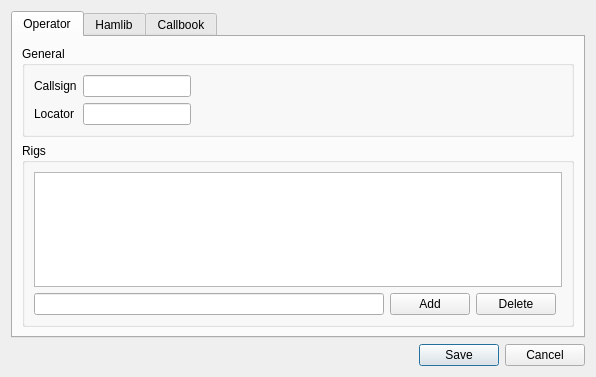
<?xml version="1.0" encoding="UTF-8"?>
<ui version="4.0">
 <class>SettingsDialog</class>
 <widget class="QDialog" name="SettingsDialog">
  <property name="geometry">
   <rect>
    <x>0</x>
    <y>0</y>
    <width>596</width>
    <height>377</height>
   </rect>
  </property>
  <property name="windowTitle">
   <string>Settings</string>
  </property>
  <property name="modal">
   <bool>true</bool>
  </property>
  <layout class="QGridLayout" name="gridLayout">
   <item row="0" column="0">
    <widget class="QTabWidget" name="tabWidget">
     <property name="currentIndex">
      <number>0</number>
     </property>
     <widget class="QWidget" name="tab">
      <attribute name="title">
       <string>Operator</string>
      </attribute>
      <layout class="QGridLayout" name="gridLayout_2">
       <item row="0" column="0">
        <widget class="QGroupBox" name="groupBox_2">
         <property name="title">
          <string>General</string>
         </property>
         <layout class="QGridLayout" name="gridLayout_4">
          <item row="0" column="0">
           <layout class="QFormLayout" name="formLayout">
            <property name="fieldGrowthPolicy">
             <enum>QFormLayout::FieldsStayAtSizeHint</enum>
            </property>
            <item row="0" column="0">
             <widget class="QLabel" name="callsignLabel">
              <property name="text">
               <string>Callsign</string>
              </property>
             </widget>
            </item>
            <item row="0" column="1">
             <widget class="QLineEdit" name="callsignEdit">
              <property name="maxLength">
               <number>25</number>
              </property>
             </widget>
            </item>
            <item row="1" column="0">
             <widget class="QLabel" name="locatorLabel">
              <property name="text">
               <string>Locator</string>
              </property>
             </widget>
            </item>
            <item row="1" column="1">
             <widget class="QLineEdit" name="locatorEdit">
              <property name="maxLength">
               <number>12</number>
              </property>
             </widget>
            </item>
           </layout>
          </item>
         </layout>
        </widget>
       </item>
       <item row="1" column="0">
        <widget class="QGroupBox" name="groupBox_3">
         <property name="title">
          <string>Rigs</string>
         </property>
         <layout class="QGridLayout" name="gridLayout_5">
          <item row="1" column="0">
           <widget class="QLineEdit" name="rigNameEdit">
            <property name="maxLength">
             <number>25</number>
            </property>
           </widget>
          </item>
          <item row="1" column="2">
           <widget class="QPushButton" name="deleteRigButton">
            <property name="text">
             <string>Delete</string>
            </property>
           </widget>
          </item>
          <item row="1" column="1">
           <widget class="QPushButton" name="addRigButton">
            <property name="text">
             <string>Add</string>
            </property>
           </widget>
          </item>
          <item row="0" column="0" colspan="4">
           <widget class="QListView" name="rigListView"/>
          </item>
         </layout>
        </widget>
       </item>
      </layout>
     </widget>
     <widget class="QWidget" name="tab_2">
      <attribute name="title">
       <string>Hamlib</string>
      </attribute>
      <layout class="QGridLayout" name="gridLayout_3">
       <item row="0" column="0">
        <layout class="QFormLayout" name="formLayout_2">
         <property name="fieldGrowthPolicy">
          <enum>QFormLayout::FieldsStayAtSizeHint</enum>
         </property>
         <item row="0" column="0">
          <widget class="QLabel" name="hamlibModelLabel">
           <property name="text">
            <string>Model</string>
           </property>
          </widget>
         </item>
         <item row="2" column="0">
          <widget class="QLabel" name="hamlibBaudLabel">
           <property name="text">
            <string>Baudrate</string>
           </property>
          </widget>
         </item>
         <item row="2" column="1">
          <widget class="QSpinBox" name="hamlibBaudEdit">
           <property name="minimum">
            <number>75</number>
           </property>
           <property name="maximum">
            <number>115200</number>
           </property>
           <property name="value">
            <number>1200</number>
           </property>
          </widget>
         </item>
         <item row="1" column="0">
          <widget class="QLabel" name="hamlibPortLabel">
           <property name="text">
            <string>Port</string>
           </property>
          </widget>
         </item>
         <item row="1" column="1">
          <widget class="QLineEdit" name="hamlibPortEdit">
           <property name="text">
            <string>/dev/tty1</string>
           </property>
          </widget>
         </item>
         <item row="0" column="1">
          <widget class="QComboBox" name="hamlibModelSelect"/>
         </item>
        </layout>
       </item>
      </layout>
     </widget>
     <widget class="QWidget" name="tab_3">
      <attribute name="title">
       <string>Callbook</string>
      </attribute>
      <layout class="QVBoxLayout" name="verticalLayout">
       <item>
        <widget class="QGroupBox" name="groupBox">
         <property name="title">
          <string>HamQTH</string>
         </property>
         <layout class="QFormLayout" name="formLayout_3">
          <item row="0" column="0">
           <widget class="QLabel" name="hamQthUsernameLabel">
            <property name="text">
             <string>Username</string>
            </property>
           </widget>
          </item>
          <item row="0" column="1">
           <widget class="QLineEdit" name="hamQthUsernameEdit"/>
          </item>
          <item row="1" column="0">
           <widget class="QLabel" name="hamQthPasswordLabel">
            <property name="text">
             <string>Password</string>
            </property>
           </widget>
          </item>
          <item row="1" column="1">
           <widget class="QLineEdit" name="hamQthPasswordEdit">
            <property name="echoMode">
             <enum>QLineEdit::Password</enum>
            </property>
           </widget>
          </item>
         </layout>
        </widget>
       </item>
       <item>
        <spacer name="verticalSpacer">
         <property name="orientation">
          <enum>Qt::Vertical</enum>
         </property>
         <property name="sizeHint" stdset="0">
          <size>
           <width>20</width>
           <height>40</height>
          </size>
         </property>
        </spacer>
       </item>
      </layout>
     </widget>
    </widget>
   </item>
   <item row="1" column="0">
    <widget class="QDialogButtonBox" name="buttonBox">
     <property name="standardButtons">
      <set>QDialogButtonBox::Cancel|QDialogButtonBox::Save</set>
     </property>
    </widget>
   </item>
  </layout>
 </widget>
 <resources/>
 <connections>
  <connection>
   <sender>buttonBox</sender>
   <signal>rejected()</signal>
   <receiver>SettingsDialog</receiver>
   <slot>reject()</slot>
   <hints>
    <hint type="sourcelabel">
     <x>297</x>
     <y>357</y>
    </hint>
    <hint type="destinationlabel">
     <x>297</x>
     <y>188</y>
    </hint>
   </hints>
  </connection>
  <connection>
   <sender>buttonBox</sender>
   <signal>accepted()</signal>
   <receiver>SettingsDialog</receiver>
   <slot>save()</slot>
   <hints>
    <hint type="sourcelabel">
     <x>297</x>
     <y>357</y>
    </hint>
    <hint type="destinationlabel">
     <x>297</x>
     <y>188</y>
    </hint>
   </hints>
  </connection>
  <connection>
   <sender>addRigButton</sender>
   <signal>clicked()</signal>
   <receiver>SettingsDialog</receiver>
   <slot>addRig()</slot>
   <hints>
    <hint type="sourcelabel">
     <x>439</x>
     <y>304</y>
    </hint>
    <hint type="destinationlabel">
     <x>297</x>
     <y>188</y>
    </hint>
   </hints>
  </connection>
  <connection>
   <sender>deleteRigButton</sender>
   <signal>clicked()</signal>
   <receiver>SettingsDialog</receiver>
   <slot>deleteRig()</slot>
   <hints>
    <hint type="sourcelabel">
     <x>520</x>
     <y>304</y>
    </hint>
    <hint type="destinationlabel">
     <x>297</x>
     <y>188</y>
    </hint>
   </hints>
  </connection>
 </connections>
 <slots>
  <slot>save()</slot>
  <slot>addRig()</slot>
  <slot>deleteRig()</slot>
 </slots>
</ui>
